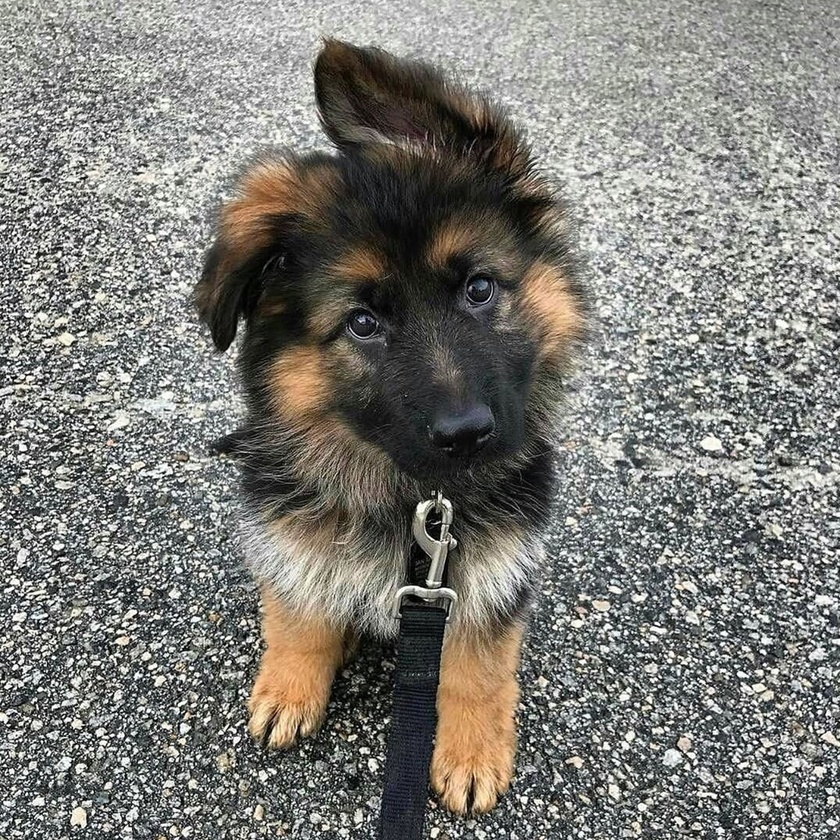
#> input picture Working with image files/Part 4/Template matching/puppy.jpg, 840 x 840 px, shrunk from 2003 x 2003 before the run
$ jupyter execute 'template matching algorithms.ipynb'
#> lines starting #> are read from the running program, lines starting #| are printed output that depends on the picture
[cell 1]
import numpy as np
import cv2
import matplotlib.pyplot as plt

[cell 2]
methods = ['cv2.TM_CCOEFF','cv2.TM_CCOEFF_NORMED','cv2.TM_CCORR','cv2.TM_CCORR_NORMED','cv2.TM_SQDIFF','cv2.TM_SQDIFF_NORMED']

[cell 3]
full_image=cv2.imread('puppy.jpg')
#> full_image is the input picture: shape (840, 840, 3); mean B, G, R 119.2, 124.6, 125.7
part = cv2.imread('part.jpg')
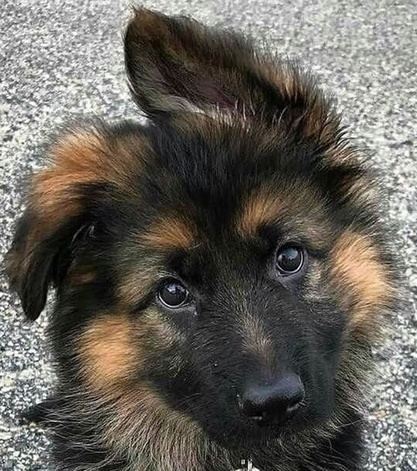
#> input picture Working with image files/Part 4/Template matching/part.jpg, 417 x 471 px, shrunk from 995 x 1123 before the run
#> part is the input picture: shape (471, 417, 3); mean B, G, R 91.2, 98.1, 101.9
full_image=cv2.cvtColor(full_image, cv2.COLOR_BGR2RGB)
part=cv2.cvtColor(part, cv2.COLOR_BGR2RGB)

[cell 4]
# our target image
print(full_image.shape)
#| (840, 840, 3)
plt.imshow(full_image)

[cell 5]
# the image we want to identify
print(part.shape)
#| (471, 417, 3)
plt.imshow(part)

[cell 6]
# Eval just converts the string to method.
# Example
arr = [1,2,3]
x = "sum"
myfunc = eval(x)

print(myfunc(arr))

[cell 7]
for m in methods:
    # Create a copy of the image.
    copy = full_image.copy()
    method = eval(m)
    # Use matchTemplate(img, part, method) to find the portion of the image where the part we're searching is found.
    res = cv2.matchTemplate(copy,part,method)
    plt.title(m.split('.')[1])
    plt.imshow(res)
    # We can see that 'cv2.TM_SQDIFF','cv2.TM_SQDIFF_NORMED' perform the exact opposit of the other algos.
    # The part where the match occurs is found in the minimum.
    plt.show()
#> this loop made 6 passes
#> pass 1, `res = cv2.matchTemplate(copy,part,method)`:
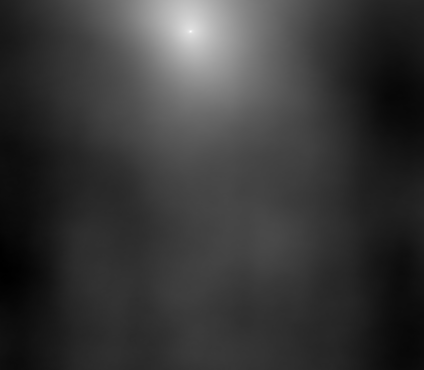
#> res: shape (370, 424) float32; min -497019808, max 2.62e+09, mean 185015344; drawn with min black and max white
#> pass 3, `res = cv2.matchTemplate(copy,part,method)`:
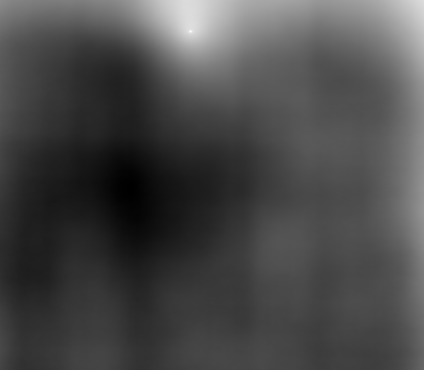
#> res: shape (370, 424) float32; min 5.33e+09, max 8.18e+09, mean 6.15e+09; drawn with min black and max white

[cell 8]
h, w, c = part.shape
#> h = 471; w = 417; c = 3
for m in methods:
    copy = full_image.copy()
    method = eval(m)
    res = cv2.matchTemplate(copy,part,method)
    # we're interested only on the min and max locs
    minVal, maxVal, minLoc, maxLoc = cv2.minMaxLoc(res)

    if m in ['cv2.TM_SQDIFF','cv2.TM_SQDIFF_NORMED']:
        top_left = minLoc
    else:
        top_left = maxLoc
    print(f'Method used: {m}')

    copy = cv2.rectangle(copy, top_left, (top_left[0]+w,top_left[1]+h), (0,255,0),10)
    plt.imshow(copy)
    plt.show()
#> this loop made 6 passes
#> (minVal, maxVal, minLoc, maxLoc) on passes 1 to 6: (-497019808, 2.62e+09, (0, 270), (190, 31)), (-0.186, 0.998, (0, 270), (190, 31)), (5.33e+09, 8.18e+09, (130, 190), (190, 31)), (0.645, 0.999, (17, 271), (190, 31)), (11317573, 6.49e+09, (190, 31), (404, 97)), (0.00138, 0.717, (190, 31), (17, 271))
#> pass 1, `copy = cv2.rectangle(copy, top_left, (top_left[0]+w,top_left[1]+h), (0..`:
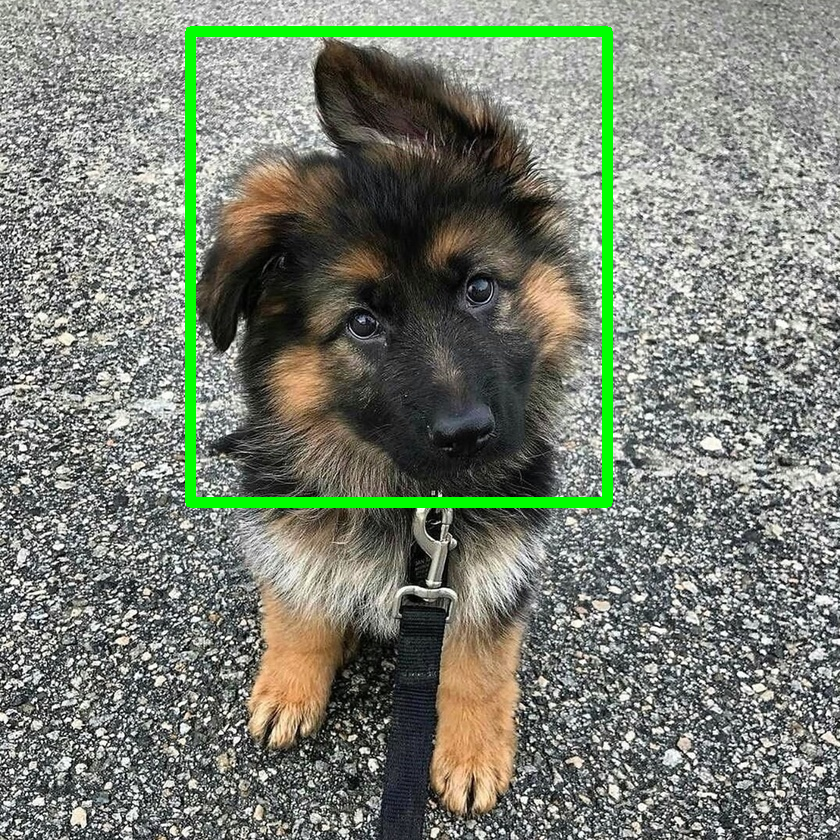
#> copy: shape (840, 840, 3); mean R, G, B 121.4, 127.3, 115
#> after the loop:
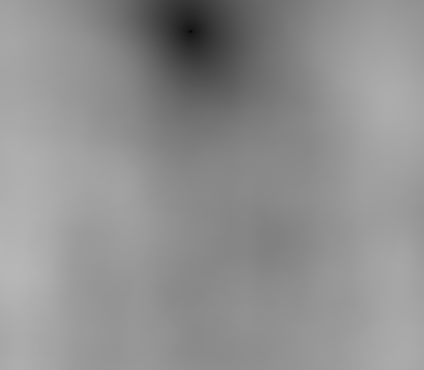
#> res: shape (370, 424) float32; min 0.00138, max 0.717, mean 0.566
